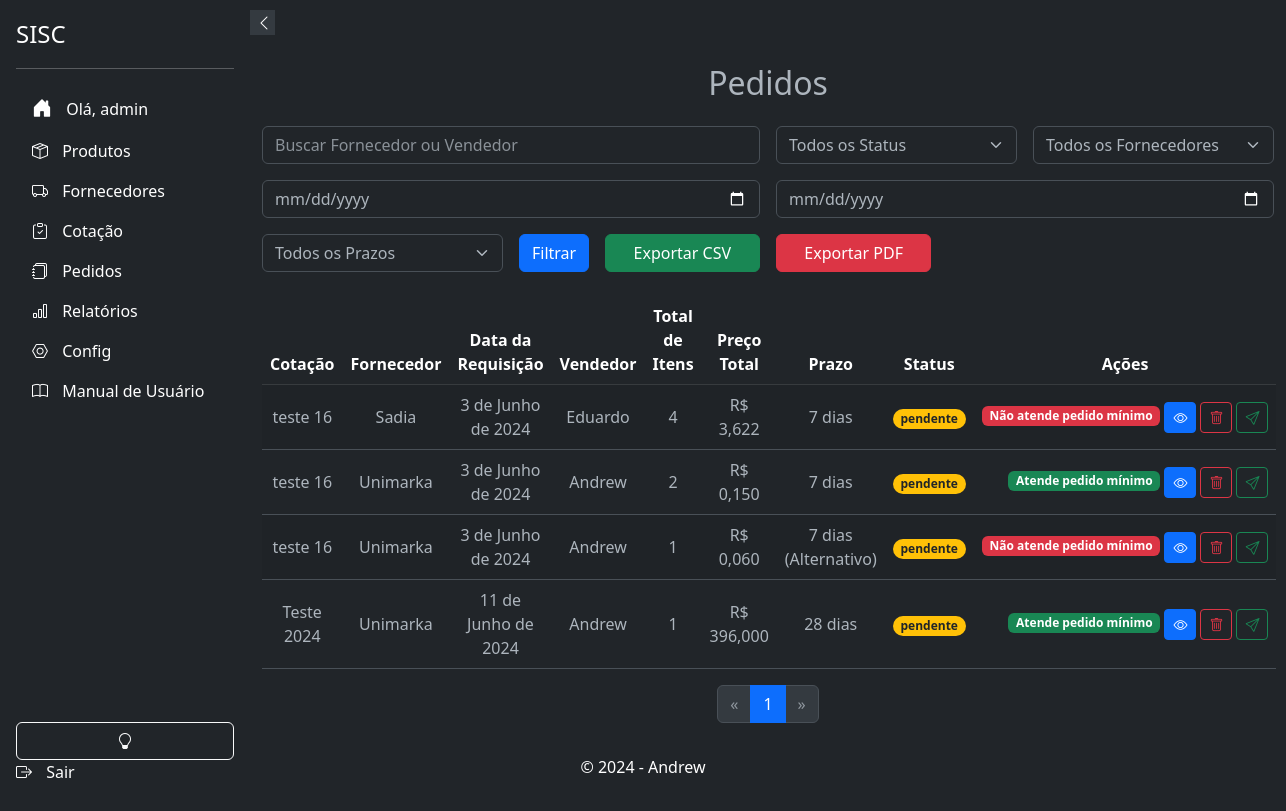
Before: /respostas/pedidos/ (signed in) with the older database file.
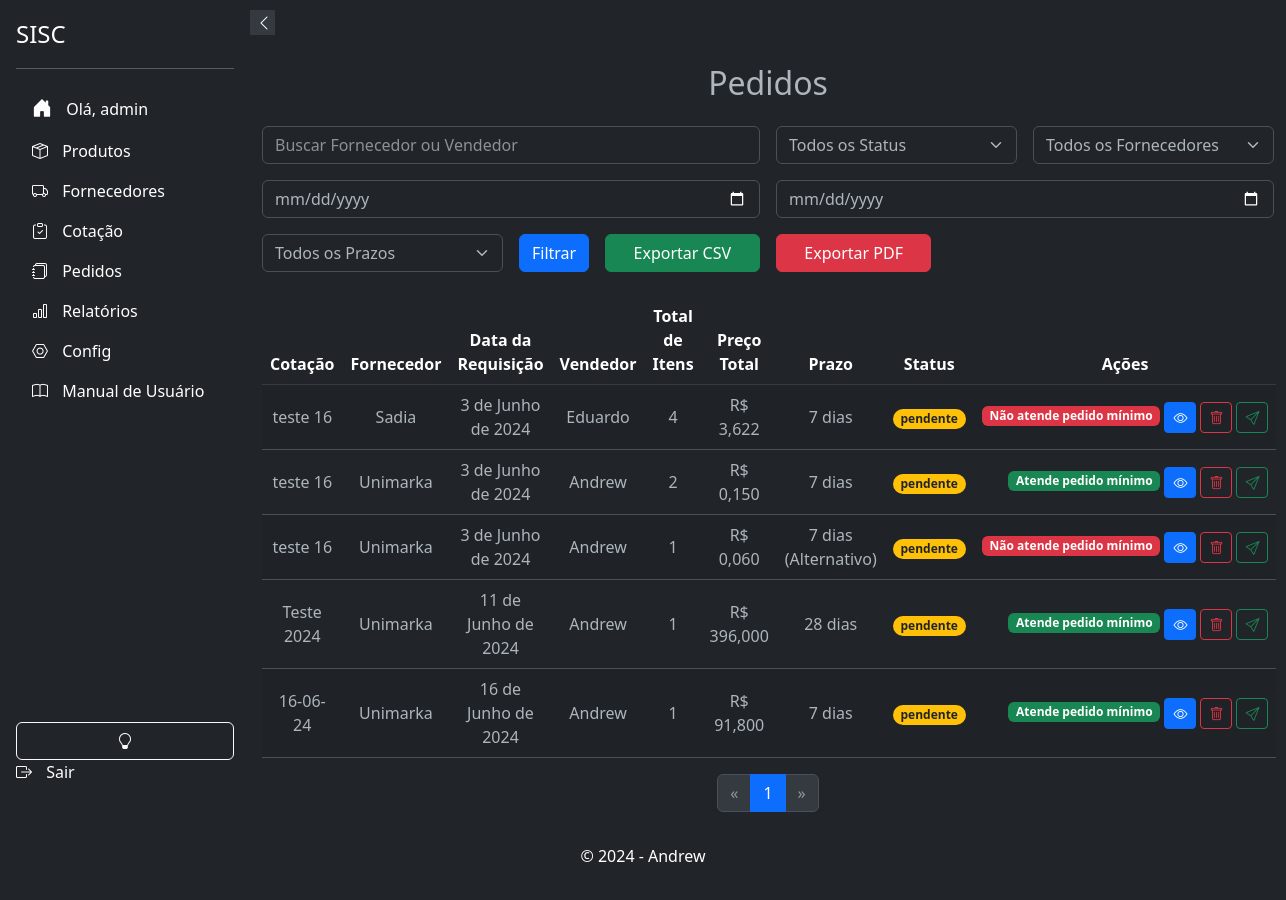
After: the same page with the newer database file.
### respostas/models.py (models this page shows, shortened)
class PedidoAgrupado(models.Model):
    fornecedor = models.ForeignKey(Supplier, on_delete=models.CASCADE, verbose_name="Fornecedor")
    cotacao = models.ForeignKey(Cotacao, on_delete=models.CASCADE)
    data_requisicao = models.DateField(verbose_name="Data da Requisição")
    status = models.CharField(max_length=50, choices=[
        ('pendente', 'Pendente'),
        ('concluido', 'Concluído'),
        ('cancelado', 'Cancelado'),
    ], default='pendente', verbose_name="Status do Pedido")
    usuario_criador = models.ForeignKey(settings.AUTH_USER_MODEL, on_delete=models.SET_NULL, null=True)
    @property
    def total_itens(self):
        return self.pedidos.count()
    @property
    def preco_total(self):
        return sum(item.preco_total for item in self.pedidos.all())

class Pedido(models.Model):
    produto = models.ForeignKey(Product, on_delete=models.CASCADE, verbose_name="Produto")
    quantidade = models.DecimalField(max_digits=10, decimal_places=3, verbose_name="Quantidade")
    tipo_volume = models.CharField(max_length=50, choices=Product.UNIDADE_CHOICES, verbose_name="Tipo de Volume")
    preco = models.DecimalField(max_digits=10, decimal_places=3, verbose_name="Preço")
    prazo_alternativo_selecionado = models.BooleanField(default=False, verbose_name="Prazo Alternativo Selecionado")
    prazo_alternativo = models.PositiveIntegerField(null=True, blank=True, verbose_name="Prazo Alternativo")
    observacoes = models.TextField(blank=True, null=True, verbose_name="Observações")
    pedido_agrupado = models.ForeignKey(PedidoAgrupado, related_name='pedidos', on_delete=models.CASCADE, verbose_name="Pedido Agrupado", null=True, default=None)
    @property
    def preco_total(self):
        if self.tipo_volume in ['Cx', 'Dp', 'Fd', 'Pct', 'Tp']:  # Tipos de volume que consideram quantidade por volume
            quantidade_unitaria = self.produto.quantidade_por_volume or 1
            return self.preco * self.quantidade * quantidade_unitaria
        elif self.tipo_volume == 'Kg':  # Considerando que 'Kg' representa quilo
            return self.preco * self.quantidade
        else:
            return self.preco * self.quantidade
    class Meta:
        verbose_name = "Pedido"
        verbose_name_plural = "Pedidos"

### cotacao/models.py (models this page shows, shortened)
class Cotacao(models.Model):
    uuid = models.UUIDField(default=uuid.uuid4, editable=False, unique=True)
    nome = models.CharField(max_length=200)
    departamento = models.ForeignKey(Departamento, on_delete=models.SET_NULL, null=True )
    usuario_criador = models.ForeignKey(settings.AUTH_USER_MODEL, on_delete=models.CASCADE, related_name='cotacoes_criadas', null=True, )
    data_abertura = models.DateField()
    data_fechamento = models.DateField()
    status = models.CharField(max_length=10, default='ativo', choices=[('ativo', 'Aberto'), ('inativo', 'Fechado')])
    prazo = models.IntegerField(
                                    choices=[(0, 'à vista'), (7, '7 dias'), (14, '14 dias'), (21, '21 dias'), (28, '28 dias')],
                                    default=21,
                                    help_text='Prazo para os produtos'
                                    )
    class Meta:
        verbose_name = _('Cotação')
        verbose_name_plural = _('Cotações')
        ordering = ['data_abertura']
        indexes = [
            models.Index(fields=['departamento']),
            models.Index(fields=['status']),
            models.Index(fields=['data_abertura']),
        ]

### suppliers/models.py (models this page shows, shortened)
class Supplier(models.Model):
    user = models.ForeignKey(settings.AUTH_USER_MODEL, on_delete=models.CASCADE, blank=True, null=True)
    name = models.CharField(max_length=255)
    email = models.EmailField(unique=True)
    phone_regex = RegexValidator(regex=r'^\+?\d{10,15}$', message="Número de telefone no formato: '+999999999'. Até 15 dígitos.", )
    phone = models.CharField(validators=[phone_regex], max_length=17, blank=True)
    company = models.CharField(max_length=255, null=True, blank=True)
    cnpj = models.CharField(max_length=18, unique=True, validators=[validate_cnpj], null=True, blank=True)
    active = models.BooleanField(default=True, verbose_name="Ativo")
    address_line_1 = models.CharField("Endereço", max_length=255, null=True, blank=True)
    address_line_2 = models.CharField("Complemento", max_length=255, null=True, blank=True)
    city = models.CharField("Cidade", max_length=100, null=True, blank=True)
    state = models.CharField("Estado", max_length=50, null=True, blank=True)
    zip_code = models.CharField("CEP", max_length=10, null=True, blank=True)
    minimum_order_value = models.DecimalField("Valor Mínimo para Pedido", max_digits=10, decimal_places=3, validators=[MinValueValidator(0)], null=True, blank=True)
    order_response_deadline = models.TimeField("Prazo de Resposta para Pedidos", null=True, blank=True)
    departments = models.ManyToManyField('products.Departamento', related_name='suppliers', blank=True)
    categories = models.ManyToManyField(Category, blank=True, verbose_name="Categorias")
    subcategories = models.ManyToManyField(Subcategory, blank=True, verbose_name="Subcategorias")
    brands = models.ManyToManyField(Brand,  blank=True, verbose_name="Marcas")
    created_at = models.DateTimeField(auto_now_add=False, default=datetime.datetime.now, null=True, blank=True)
    updated_at = models.DateTimeField(auto_now=True, verbose_name="Atualizado em")
    deleted = models.BooleanField(default=False)
    holiday_cover_name = models.CharField("Nome do Fornecedor de Férias", max_length=255, null=True, blank=True)
    holiday_cover_email = models.EmailField("Email do Fornecedor de Férias", null=True, blank=True)
    holiday_cover_phone = models.CharField("Telefone do Fornecedor de Férias", validators=[phone_regex], max_length=17, blank=True, null=True)
    observation = models.TextField("Observação", null=True, blank=True)
    delivery_days = models.CharField("Dias de Entrega", max_length=100, blank=True, null=True)
    quality_rating = models.IntegerField(default=0, blank=True, null=True)
    delivery_time_rating = models.IntegerField(default=0, blank=True, null=True)
    price_rating = models.IntegerField(default=0, blank=True, null=True)
    reliability_rating = models.IntegerField(default=0, blank=True, null=True)
    flexibility_rating = models.IntegerField(default=0, blank=True, null=True)
    partnership_rating = models.IntegerField(default=0, blank=True, null=True)
    comments = models.TextField("Comentários", max_length=100, blank=True, null=True)
    billing_deadline_choices = [
        ('1-2', '1 a 2 dias úteis'),
        ('3-5', '3 a 5 dias úteis'),
        ('6-10', '6 a 10 dias úteis'),
        ('11-15', '11 a 15 dias úteis'),
        ('15+', 'Mais de 15 dias úteis'),
        ('negotiable', 'A combinar')
    ]
    billing_deadline = models.CharField(max_length=20, choices=billing_deadline_choices, default='1-2', verbose_name="Prazo de Faturamento")
    specific_billing_deadline = models.CharField(max_length=50, blank=True, null=True, verbose_name="Prazo Específico de Faturamento")
    class Meta:
        ordering = ['name']

### products/models.py (models this page shows, shortened)
class Product(models.Model):
    UNIDADE_CHOICES = (
        ('mm', 'Milímetro'),
        ('cm', 'Centímetro'),
        ('m', 'Metro'),
    )
    UNIDADE_DE_MEDIDA_CHOICES = [
        ('Kg', 'Quilo'),
        ('Dp', 'Display'),
        ('Un', 'Unidade'),
        ('Cx', 'Caixa'),
        ('Fd', 'Fardo'),
        ('Pct', 'Pacote'),
        ('Sch', 'Sache'),
        ('Tp', 'Take Profit'),
    ]
    id = models.AutoField(primary_key=True)
    ean = models.CharField(max_length=13, unique=True, blank=True, null=True)
    sku = models.CharField("SKU", max_length=255, unique=True, blank=True, null=True)
    name = models.CharField(max_length=255)
    brand = models.ForeignKey(Brand, on_delete=models.PROTECT, related_name='products', blank=True, null=True)
    product_line = models.ForeignKey(ProductLine, on_delete=models.PROTECT, related_name='products', blank=True, null=True)
    department = models.ForeignKey(Departamento, on_delete=models.PROTECT, related_name='products', blank=True, null=True)
    category = models.ForeignKey(Category, on_delete=models.PROTECT, related_name='products', blank=True, null=True)
    subcategory = models.ForeignKey(Subcategory, on_delete=models.PROTECT, related_name='products', blank=True, null=True)
    status = models.BooleanField(default=True)
    photo = models.ImageField(upload_to='products/', blank=True, null=True)
    notas = models.TextField("Notas", blank=True, null=True)
    descricao = models.TextField(_("Descrição"), max_length=50, blank=True)
    preco_de_custo = models.DecimalField(_("Preço de Custo"), max_digits=10, decimal_places=3, blank=True, null=True)
    altura_embalagem = models.DecimalField(max_digits=10, decimal_places=3, blank=True, null=True, verbose_name='Altura da Embalagem')
    largura_embalagem = models.DecimalField(max_digits=10, decimal_places=3, blank=True, null=True, verbose_name='Largura da Embalagem')
    comprimento_embalagem = models.DecimalField(max_digits=10, decimal_places=3, blank=True, null=True, verbose_name='Comprimento da Embalagem')
    espessura_embalagem = models.DecimalField(max_digits=10, decimal_places=3, blank=True, null=True, verbose_name='Espessura da Embalagem')
    raio_embalagem = models.DecimalField(max_digits=10, decimal_places=3, blank=True, null=True, verbose_name='Raio da Embalagem')
    unidade_altura = models.CharField(max_length=2, choices=UNIDADE_CHOICES, blank=True, null=True, verbose_name='Unidade de Medida Altura')
    unidade_largura = models.CharField(max_length=2, choices=UNIDADE_CHOICES, blank=True, null=True, verbose_name='Unidade de Medida Largura')
    unidade_comprimento = models.CharField(max_length=2, choices=UNIDADE_CHOICES, blank=True, null=True, verbose_name='Unidade de Medida Comprimento')
    unidade_espessura = models.CharField(max_length=2, choices=UNIDADE_CHOICES, blank=True, null=True, verbose_name='Unidade de Medida Espessura')
    unidade_raio = models.CharField(max_length=2, choices=UNIDADE_CHOICES, blank=True, null=True, verbose_name='Unidade de Medida Raio')
    unidade_de_medida = models.CharField(_("Unidade de Medida"), max_length=50, blank=True, null=True, choices=UNIDADE_DE_MEDIDA_CHOICES)
    quantidade_por_volume = models.PositiveIntegerField(blank=True, null=True, verbose_name='Quantidade por Volume')
    data_de_validade = models.DateField(_("Data de Validade"), blank=True, null=True)
    history = HistoricalRecords()

### respostas/views.py (the view, shortened to what this page needs)
# urls.py: path('pedidos/', ListarPedidosView.as_view(), name='listar_pedidos'),
@method_decorator(login_required(login_url=''), name='dispatch')
class ListarPedidosView(ListView):
    model = PedidoAgrupado
    template_name = 'respostas/listar_pedidos.html'
    context_object_name = 'pedidos_agrupados'
    paginate_by = 10
    def get_queryset(self):
        queryset = super().get_queryset()
        query = self.request.GET.get('q')
        status = self.request.GET.get('status')
        fornecedor_id = self.request.GET.get('fornecedor')
        start_date = self.request.GET.get('start_date')
        end_date = self.request.GET.get('end_date')
        prazo = self.request.GET.get('prazo')
        if status:
            queryset = queryset.filter(status=status)
        if fornecedor_id:
            queryset = queryset.filter(fornecedor_id=fornecedor_id)
        if start_date and end_date:
            start_date = timezone.make_aware(datetime.strptime(start_date, '%Y-%m-%d'))
            end_date = timezone.make_aware(datetime.strptime(end_date, '%Y-%m-%d') + timedelta(days=1))
            queryset = queryset.filter(data_requisicao__range=(start_date, end_date))
        return queryset.distinct()
    def get_context_data(self, **kwargs):
        context = super().get_context_data(**kwargs)
        context['fornecedores'] = Supplier.objects.all()
        return context

### respostas/templates/respostas/listar_pedidos.html (shortened to what the changed rows need)
{% extends 'base.html' %}
{% block content %}
<h2 class="my-4 text-center">Pedidos</h2>
<div class="container">
    {% if pedidos_agrupados %}
    <table class="table table-striped table-hover">
        <thead class="table-dark">
            <tr class="text-center">
                <th>Cotação</th>
                <th>Fornecedor</th>
                <th>Data da Requisição</th>
                <th>Vendedor</th>
                <th>Total de Itens</th>
                <th>Preço Total</th>
                <th>Prazo</th>
                <th>Status</th>
                <th>Ações</th>
            </tr>
        </thead>
        <tbody>
            {% for pedido_agrupado in pedidos_agrupados %}
            {% if pedido_agrupado.pk %}
            <tr class="text-center align-middle">
                <td>{{ pedido_agrupado.cotacao.nome }}</td>
                <td>{{ pedido_agrupado.fornecedor.company }}</td>
                <td>{{ pedido_agrupado.data_requisicao }}</td>
                <td>{{ pedido_agrupado.fornecedor.name }}</td>
                <td>{{ pedido_agrupado.total_itens }}</td>
                <td>R$ {{ pedido_agrupado.preco_total|floatformat:3 }}</td>
                <td>
                    {% if pedido_agrupado.pedidos.first.prazo_alternativo_selecionado and pedido_agrupado.pedidos.first.prazo_alternativo %}
                      {{ pedido_agrupado.pedidos.first.prazo_alternativo }} dias (Alternativo)
                    {% else %}
                      {{ pedido_agrupado.cotacao.prazo }} dias
                    {% endif %}
                </td>
                <td>
                    <span class="badge rounded-pill
                        {% if pedido_agrupado.status == 'pendente' %}bg-warning text-dark
                        {% elif pedido_agrupado.status == 'concluido' %}bg-success
                        {% elif pedido_agrupado.status == 'cancelado' %}bg-danger
                        {% endif %}
                    ">
                        {{ pedido_agrupado.status }}
                    </span>
                </td>
                <td>
                    <div class="d-flex justify-content-end">
                        <div class="d-inline-block me-1">
                            {% if pedido_agrupado.preco_total < pedido_agrupado.fornecedor.minimum_order_value %}
                            <span class="badge bg-danger" data-bs-toggle="tooltip" data-bs-placement="top" title="Pedido mínimo: R$ {{ pedido_agrupado.fornecedor.minimum_order_value|floatformat:3 }}">Não atende pedido mínimo</span>
                            {% else %}
                                <span class="badge bg-success" data-bs-toggle="tooltip" data-bs-placement="top" title="Pedido mínimo: R$ {{ pedido_agrupado.fornecedor.minimum_order_value|floatformat:3 }}">Atende pedido mínimo</span>
                            {% endif %}
                        </div>
                        {% if pedido_agrupado.pk %}
                        <a href="{% url 'respostas:detalhes_pedido_agrupado' pedido_agrupado.pk %}" class="btn btn-primary btn-sm me-1" data-bs-toggle="tooltip" data-bs-placement="top" title="Ver Detalhes"><i class="bi bi-eye"></i></a>
                        <button type="button" class="btn btn-outline-danger btn-sm me-1" data-bs-toggle="modal" data-bs-target="#confirmDeleteModal" data-url="{% url 'respostas:deletar_pedido_agrupado' pedido_agrupado.pk %}" data-bs-placement="top" title="Deletar Pedido"><i class="bi bi-trash"></i></button>
                        <button type="button" class="btn btn-outline-success btn-sm" data-bs-toggle="modal" data-bs-target="#confirmSendModal" data-url="{% url 'respostas:enviar_pedido' pedido_agrupado.pk %}" data-bs-placement="top" title="Enviar Pedido"><i class="bi bi-send"></i></button>
                        {% endif %}
                    </div>
                </td>
            </tr>
            {% endif %}
            {% endfor %}
        </tbody>
    </table>
    <nav aria-label="Page navigation">
        <ul class="pagination justify-content-center">
            {% for num in page_obj.paginator.page_range %}
                {% if page_obj.number == num %}
                    <li class="page-item active"><a class="page-link" href="#">{{ num }}</a></li>
                {% endif %}
            {% endfor %}
        </ul>
    </nav>
    {% else %}
    <div class="alert alert-info text-center">Nenhum pedido encontrado.</div>
    {% endif %}
</div>
{% endblock %}

Changed rows visible on the page:
added PedidoAgrupado: cotacao.nome "16-06-24", fornecedor.company "Unimarka", data_requisicao "16 de Junho de 2024", fornecedor.name "Andrew", total_itens "1", preco_total "91,800", cotacao.prazo "7", status "pendente"
